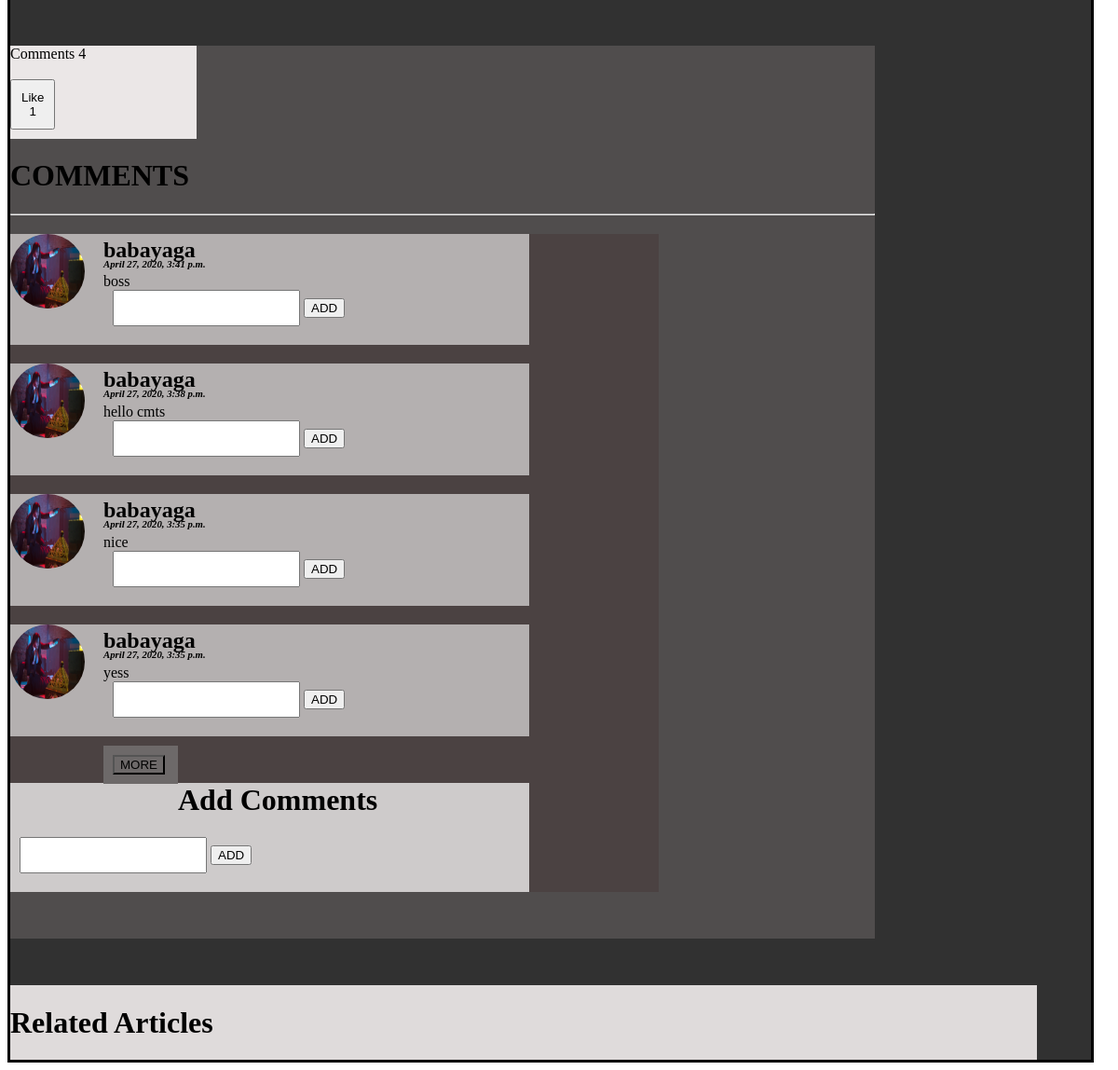
The page /view_article/2 (lower part) on the database as committed earlier.
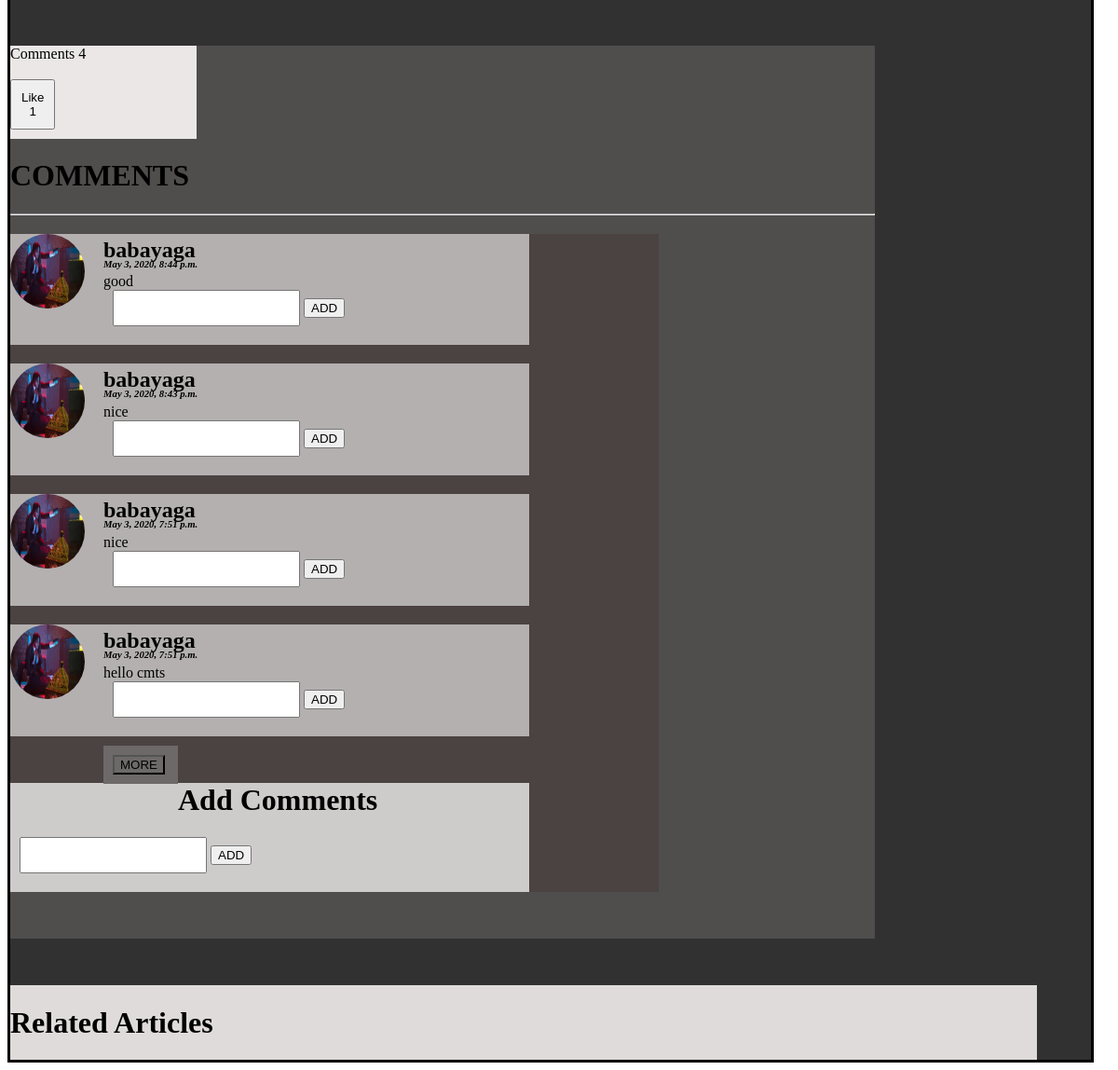
The same page on the database as committed later.
### blog_app/models.py (models this page shows, shortened)
class UserComments(models.Model):
    user = models.ForeignKey('MyUser',blank=True,null=True,on_delete=models.CASCADE)
    article = models.ForeignKey('Article',on_delete=models.CASCADE)
    u_msg = models.CharField(max_length=200)
    u_name = models.CharField(max_length=25)
    cmt_date = models.DateTimeField(default=timezone.now)

class MyUser(AbstractBaseUser,PermissionsMixin):
    f_name = models.CharField(blank=True,max_length=20,null=True)
    s_name = models.CharField(blank=True,max_length=20,null=True)
    email = models.CharField(max_length=40, unique=True)
    username = models.CharField(max_length=25,unique=True)
    profile_pic = models.ImageField(upload_to='user_pic')
    date_joined = models.DateField(default=timezone.now)
    occupation = models.CharField(blank=True,max_length=50,null=True)
    country = models.CharField(blank=True,max_length=15,null=True)
    authorise = models.BooleanField(default=False)
    github_address = models.CharField(blank=True,max_length=50,null=True)
    linkedin_address = models.CharField(blank=True,max_length=50,null=True)
    instagram_address = models.CharField(blank=True,max_length=50,null=True)
    is_active = models.BooleanField(default=True)
    is_author = models.BooleanField(default=False)
    is_user = models.BooleanField(default=False)
    is_staff = models.BooleanField(default=False)
    password = models.CharField(max_length=25)
    USERNAME_FIELD = 'email'
    REQUIRED_FIELDS = []
    objects = CustomUserManager()

### blog_app/views.py (the view)
# urls.py: path('view_article/<int:article_id>',views.view_article,name="view_article"),
def view_article(request,article_id):
    view_blog = Article.objects.get(id=article_id)
    author = MyUser.objects.get(id=view_blog.author_id,is_author=True)
    related_articles = Article.objects.filter(category=view_blog.category,accessible=True)
    user = request.user
    cmts = UserComments.objects.filter(article_id=view_blog.id).order_by('-id')[:4]
    replys = ReplyComments.objects.filter(article_id=view_blog.id)
    likes = ArticleLikes.objects.filter(article_id=view_blog.id).count()
    userlike = ArticleLikes.objects.filter(article_id=view_blog.id,user_id=request.user.id).exists()
    morecount = UserComments.objects.filter(article_id=view_blog.id).count()
    print(morecount)
    if morecount > 4:
        more = True
        request.session['next'] = '2'
    else:
        more = False
    if userlike:
        active='blue'
    else:
        active ='black'
    context = {'more':more,'related_articles':related_articles,'active':active,'user':user,'new_blog':view_blog,'cmts':cmts,'replys':replys,'author':author,'likes':likes,'total_cmt':cmts.count()}
    return render(request,'index.html',context)

### blog/templates/index.html (shortened to what this page needs)
<!DOCTYPE html>
{% load static %}
<html lang="en">
<head>
  <link rel="stylesheet" href="{% static 'style.css'%}">
</head>
<body>
<div class="container">
  {% block body%}
  <div class="cmt-box">
    <div class="cmt-like" style="position: relative; width: 200px; height: 100px; background: rgb(235, 231, 231);">
      Comments {{total_cmt}} <br><br>
      <button id="like" style="padding: 10px;" ><div id="active" style="color:{{active}};"> Like </div>{{likes}}</button>
    </div>
    <h1>COMMENTS</h1>
    <hr>
    <div class="user-cmts">
      <div id="cmtdiv">
      {% for cmt in cmts %}
      <div class="user-cmt-box" style="margin-top: 20px;">
        <div class="user-img"> <img src="/media/{{cmt.user.profile_pic}}" alt=""></div>
        <div class="user-msg">
        <h2>{{cmt.u_name}}</h2>
        <h6 style="font-style: italic;">{{cmt.cmt_date}}</h6>
        <div style="margin-right: 20px; margin-top: -20px;">{{cmt.u_msg}}</div>
        <form id="cmt_reply-{{cmt.id}}" method="POST">
        <input type="text" name="r-msg" id="msg-{{cmt.id}}">
        <button onclick="comment_reply({{cmt.id}})" type="button">ADD</button>
      </form>
      </div>
    </div>
      {% endfor %}
  </div>
  {% if more %}
  <div id="morecmt" style="float: left;">
    <div id="m" style="margin-top: 10px; margin-left: 100px; padding: 10px; width: 60px; background: rgb(109, 105, 105);"><button onclick="more()" style="background: none;">MORE</button></div>
  </div>
  {% endif %}
      <div class="cmt-form">
        <h1>Add Comments</h1>
        <form method="POST" id="cmtform" >
        <input type="text" name="cmt-msg" id="cmtmsg">
        <button id="addcmt">ADD</button>
      </form>
      </div>
    </div>
  </div>
  <div style="width: 95%; height: auto; background: rgb(223, 219, 219); display: grid;">
  <h1>Related Articles</h1>
  </div>
{%endblock%}
</div>
</body>
</html>

Rows that differ between the two databases and show on the page:
no longer on this page (row unchanged): UserComments: user.profile_pic (picture), u_name "babayaga", cmt_date "April 27, 2020, 3:41 p.m.", u_msg "boss"
no longer on this page (row unchanged): UserComments: user.profile_pic (picture), u_name "babayaga", cmt_date "April 27, 2020, 3:38 p.m.", u_msg "hello cmts"
no longer on this page (row unchanged): UserComments: user.profile_pic (picture), u_name "babayaga", cmt_date "April 27, 2020, 3:35 p.m.", u_msg "nice"
no longer on this page (row unchanged): UserComments: user.profile_pic (picture), u_name "babayaga", cmt_date "April 27, 2020, 3:35 p.m.", u_msg "yess"
added UserComments: user.profile_pic (picture), u_name "babayaga", cmt_date "May 3, 2020, 8:44 p.m.", u_msg "good"
added UserComments: user.profile_pic (picture), u_name "babayaga", cmt_date "May 3, 2020, 8:43 p.m.", u_msg "nice"
added UserComments: user.profile_pic (picture), u_name "babayaga", cmt_date "May 3, 2020, 7:51 p.m.", u_msg "nice"
added UserComments: user.profile_pic (picture), u_name "babayaga", cmt_date "May 3, 2020, 7:51 p.m.", u_msg "hello cmts"
